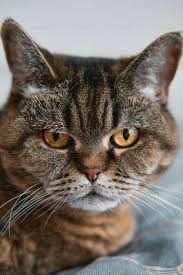
#> input picture Photos/images.jpg, 183 x 275 px, found by its file name
$ python 20Contour_drawing.py
#> lines starting #> are read from the running program, lines starting #| are printed output that depends on the picture; after the words box and inside, x2 and y2 are one past the last pixel; in counts of white or black regions, pixels touching at a corner belong together
#Draw contour to look what its like

# recommended canny before contour not thresold

import cv2 as cv
import numpy as np
img=cv.imread('Photos\images.jpg')
#> img is the input picture: shape (275, 183, 3); mean B, G, R 105, 112.7, 120.4
cv.imshow("image",img)

gray=cv.cvtColor(img,cv.COLOR_BGR2GRAY)
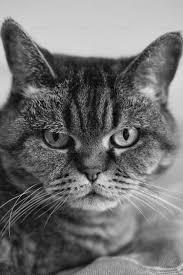
#> gray: shape (275, 183); min 1, max 232, mean 114.2
cv.imshow('gray',gray)

blur=cv.GaussianBlur(gray,(5,5),cv.BORDER_DEFAULT)
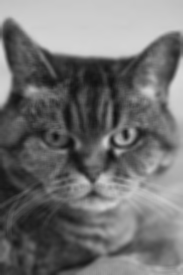
#> blur: shape (275, 183); min 16, max 216, mean 114.2
cv.imshow('blur',blur)

canny=cv.Canny(blur,125,175)
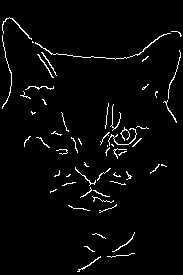
#> canny: shape (275, 183); 3% white in thin lines or dots
cv.imshow("Canny",canny)

contours,heirarchy=cv.findContours(canny,cv.RETR_LIST,cv.CHAIN_APPROX_SIMPLE)
#> contours = 60 contours, 58 with area under 20; largest, box (x1, y1, x2, y2) and area: (35, 33, 171, 60) 30, (2, 17, 32, 40) 22
print(len(contours))
#| 60

#Drawing contour on blank image
Blank=np.zeros((img.shape),dtype='uint8')
cv.imshow("blank",Blank)

cv.drawContours(Blank,contours,-1,(255,0,0),thickness=1) # contour_index=-1 represent we want all contours
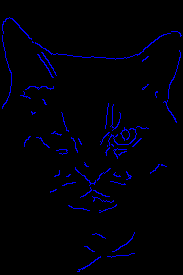
#> Blank: shape (275, 183, 3); mean of channels 0, 1, 2 7.6, 0, 0; drawn as B, G, R
cv.imshow('Contour',Blank)

cv.waitKey(0)

$ run again, with Photos/womanphoto.webp saved as Photos/images.jpg
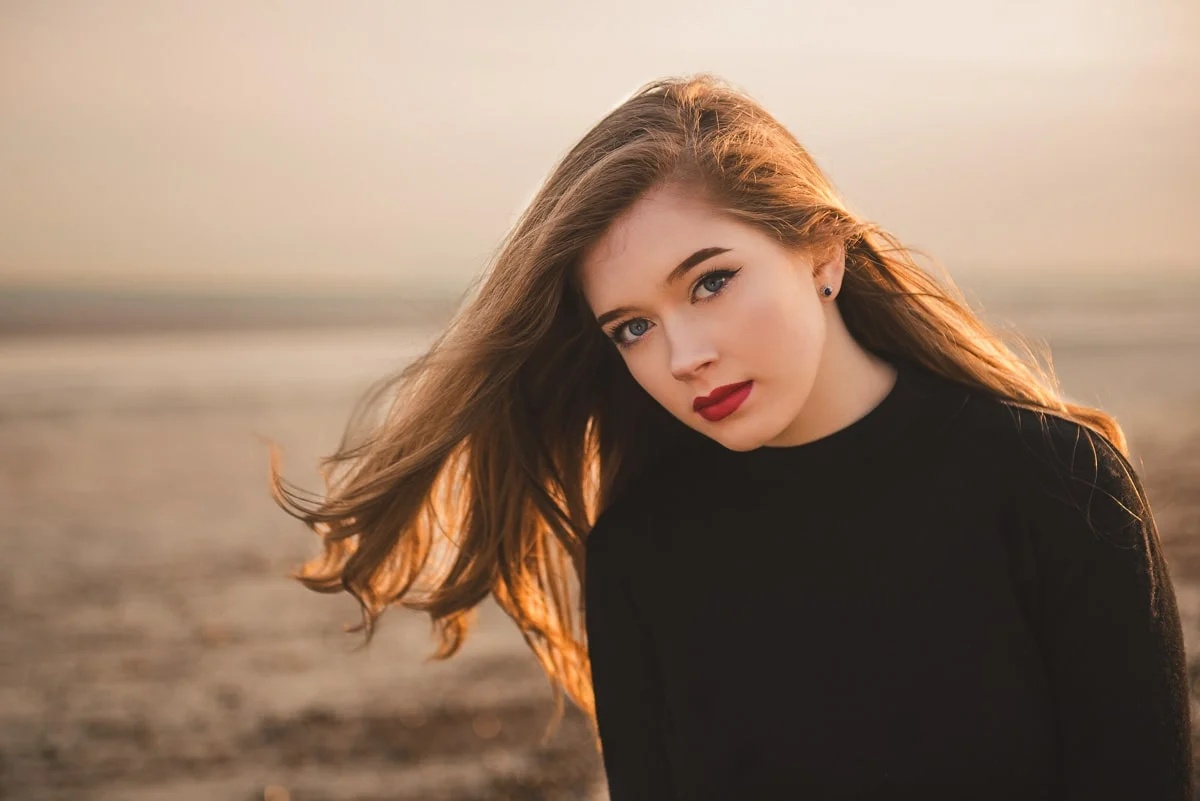
#> input picture Photos/womanphoto.webp, 1200 x 801 px, found by its file name
#> img is the input picture: shape (801, 1200, 3); mean B, G, R 104.7, 123.6, 148.6
#> `gray=cv.cvtColor(img,cv.COLOR_BGR2GRAY)`:
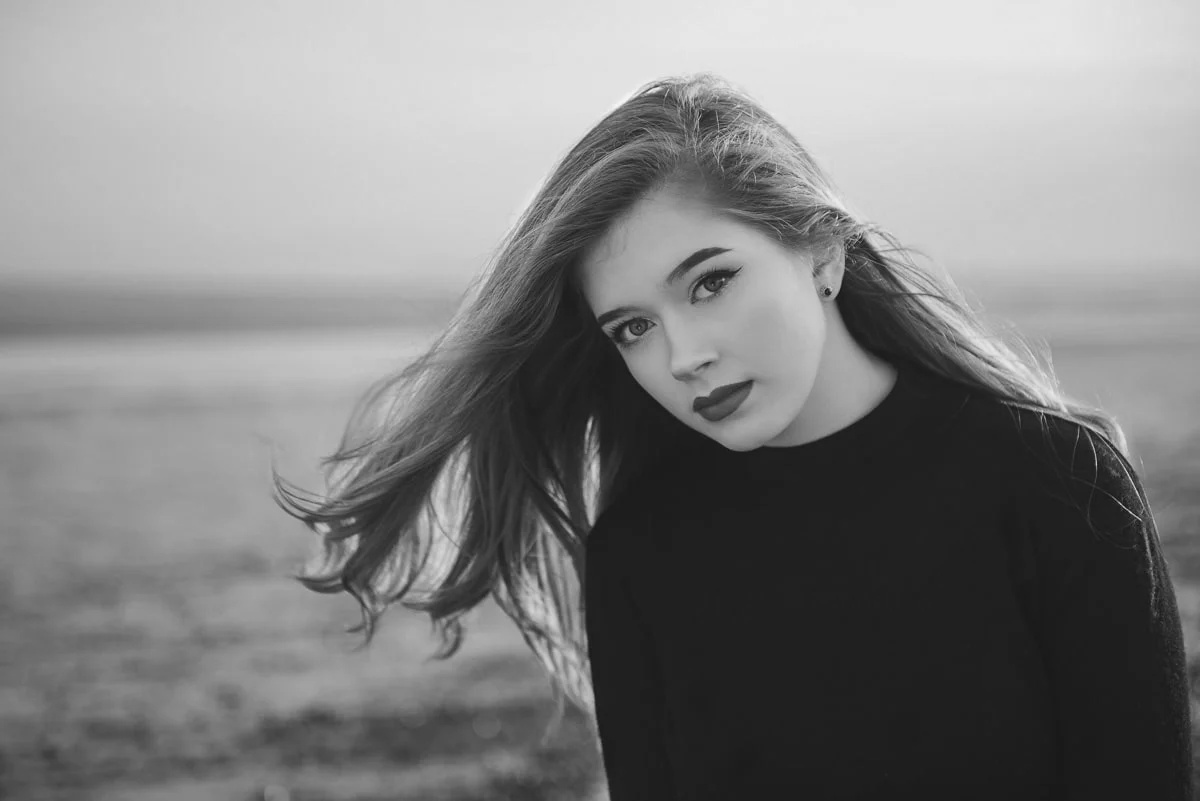
#> gray: shape (801, 1200); min 14, max 248, mean 129
#> `canny=cv.Canny(blur,125,175)`:
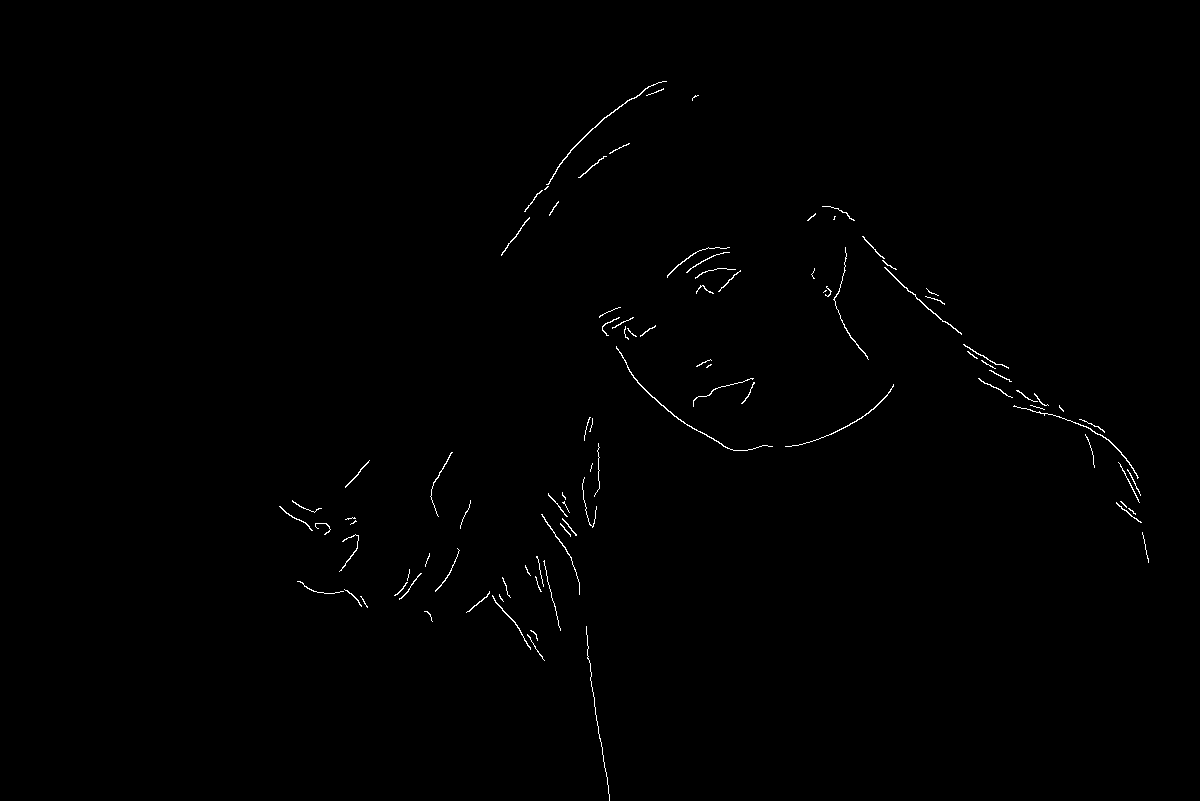
#> canny: shape (801, 1200); 0.45% white in thin lines or dots, all inside (x1, y1, x2, y2) = (279, 81, 1149, 801)
#> contours = 96 contours, 82 with area under 20; largest, box (x1, y1, x2, y2) and area: (546, 81, 667, 185) 86, (616, 346, 773, 451) 82, (884, 267, 962, 335) 61, (1013, 405, 1139, 479) 54, (785, 384, 894, 447) 42
#| 96
